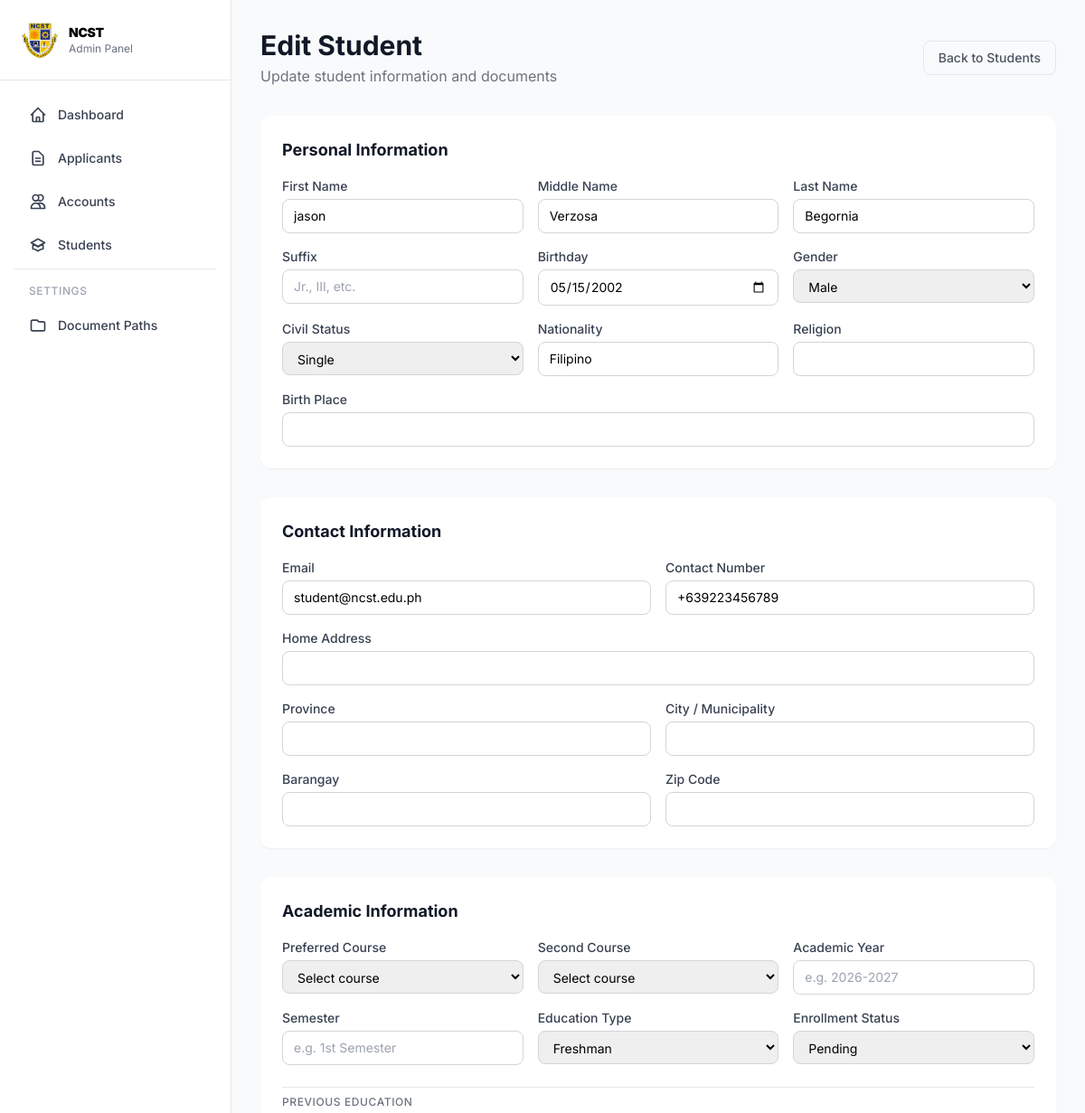
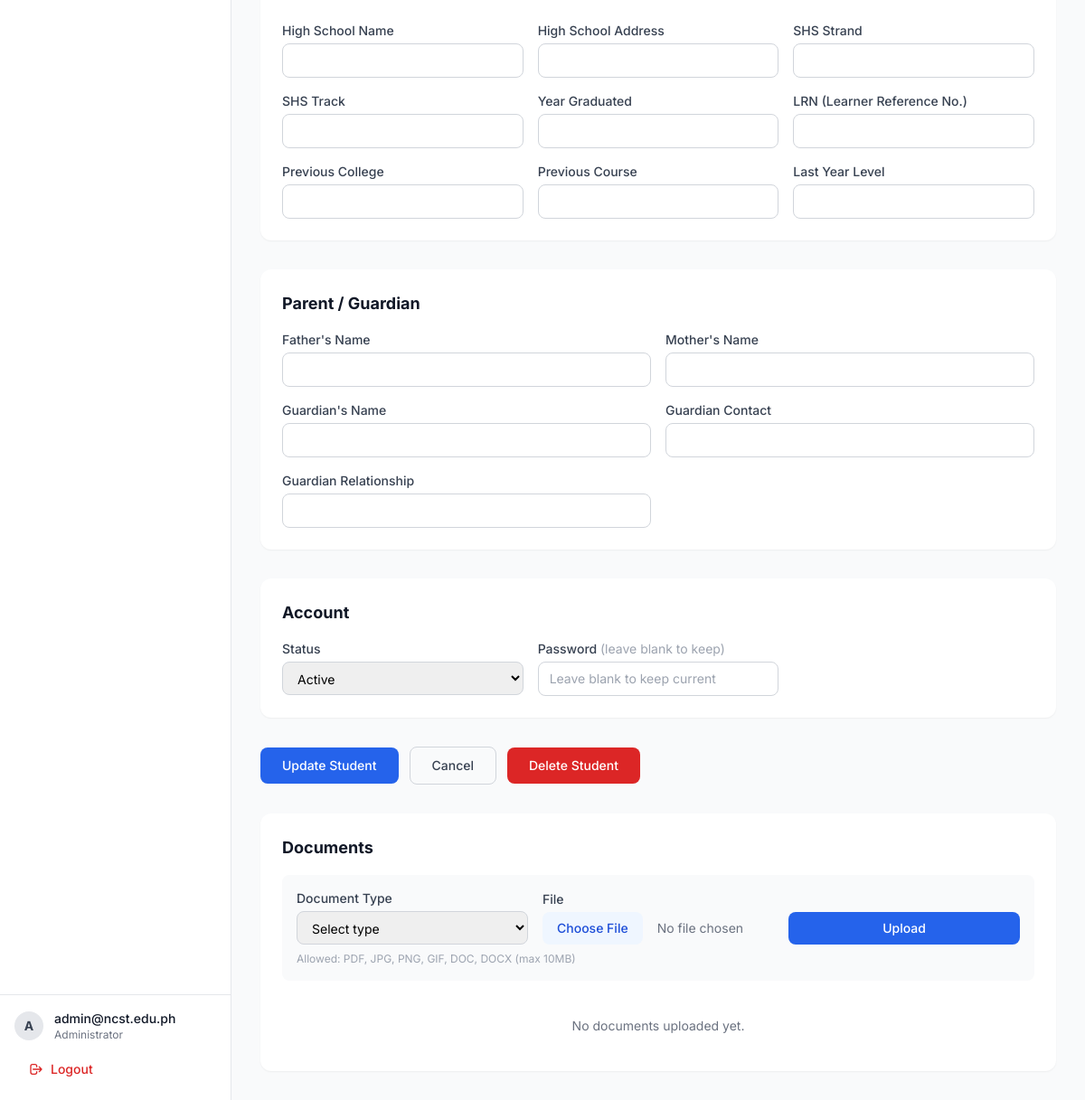
The page /src/view/admin/managestudent.php?id=2 (signed in) on the database its author committed (2 pictures, top to bottom).
### tables this page shows
CREATE TABLE `users` (
  `id` int(11) NOT NULL,
  `first_name` varchar(100) NOT NULL,
  `middle_name` varchar(100) DEFAULT NULL,
  `last_name` varchar(100) NOT NULL,
  `suffix` varchar(20) DEFAULT NULL,
  `birthday` date NOT NULL,
  `age` int(3) DEFAULT NULL,
  `gender` enum('Male','Female','Other') NOT NULL,
  `civil_status` enum('Single','Married','Widowed','Separated','Annulled') DEFAULT 'Single',
  `nationality` varchar(100) DEFAULT 'Filipino',
  `religion` varchar(100) DEFAULT NULL,
  `birth_place` varchar(255) DEFAULT NULL,
  `email` varchar(150) NOT NULL,
  `contact_number` varchar(20) NOT NULL,
  `home_address` varchar(255) DEFAULT NULL,
  `province` varchar(100) DEFAULT NULL,
  `city` varchar(100) DEFAULT NULL,
  `barangay` varchar(100) DEFAULT NULL,
  `zip_code` varchar(10) DEFAULT NULL,
  `password` varchar(255) NOT NULL,
  `role` enum('admin','staff','student','registrar') NOT NULL DEFAULT 'student',
  `status` enum('active','inactive','pending','approved','rejected') NOT NULL DEFAULT 'pending',
  `deleted_at` date DEFAULT NULL,
  `created_by` int(11) DEFAULT NULL,
  `created_at` timestamp NOT NULL DEFAULT current_timestamp(),
  `updated_at` timestamp NOT NULL DEFAULT current_timestamp() ON UPDATE current_timestamp()
);

CREATE TABLE `students` (
  `id` int(11) NOT NULL,
  `user_id` int(11) NOT NULL,
  `father_name` varchar(255) DEFAULT NULL,
  `mother_name` varchar(255) DEFAULT NULL,
  `guardian_name` varchar(255) DEFAULT NULL,
  `guardian_contact` varchar(20) DEFAULT NULL,
  `guardian_relationship` varchar(50) DEFAULT NULL,
  `education_type` enum('freshman','transferee','shiftee') DEFAULT 'freshman',
  `highschool_name` varchar(255) DEFAULT NULL,
  `highschool_address` varchar(255) DEFAULT NULL,
  `shs_strand` varchar(100) DEFAULT NULL,
  `shs_track` varchar(100) DEFAULT NULL,
  `year_graduated` varchar(20) DEFAULT NULL,
  `lrn` varchar(20) DEFAULT NULL,
  `previous_college` varchar(255) DEFAULT NULL,
  `previous_course` varchar(100) DEFAULT NULL,
  `last_year_level` varchar(20) DEFAULT NULL,
  `preferred_course` varchar(100) DEFAULT NULL,
  `second_course` varchar(100) DEFAULT NULL,
  `semester` varchar(50) DEFAULT NULL,
  `academic_year` varchar(20) DEFAULT NULL,
  `enrollment_status` enum('pending','enrolled','not_enrolled','graduated','dropped') DEFAULT 'pending',
  `created_at` timestamp NOT NULL DEFAULT current_timestamp(),
  `updated_at` timestamp NOT NULL DEFAULT current_timestamp() ON UPDATE current_timestamp()
);

### src/view/admin/managestudent.php (the view, shortened to what the rows shown need)
<?php
require_once __DIR__ . '/sidebar.php';
$edit_id = isset($_GET['id']) ? (int) $_GET['id'] : 0;
$is_edit = $edit_id > 0;
$errors = [];
$old = [];
$user = [];
$student = [];
if ($is_edit) {
    try {
        $stmt = $pdo->prepare("SELECT * FROM users WHERE id = ? AND role = 'student'");
        $stmt->execute([$edit_id]);
        $user = $stmt->fetch();
        $stmt = $pdo->prepare("SELECT * FROM students WHERE user_id = ?");
        $stmt->execute([$edit_id]);
        $student = $stmt->fetch() ?: [];
    } catch (PDOException $e) {
        $errors[] = 'Database error: ' . $e->getMessage();
    }
}
?>
<div class="mb-8 flex items-center justify-between">
    <div>
        <h1 class="text-3xl font-bold text-gray-900"><?= $is_edit ? 'Edit Student' : 'New Student' ?></h1>
    </div>
</div>
<form method="POST" action="" enctype="multipart/form-data" class="space-y-8">
    <div class="bg-white rounded-xl shadow-sm p-6">
        <h2 class="text-lg font-bold text-gray-900 mb-4">Personal Information</h2>
        <div class="grid grid-cols-1 md:grid-cols-2 lg:grid-cols-3 gap-4">
            <div>
                <label class="block text-sm font-medium text-gray-700 mb-1">First Name</label>
                <input type="text" name="first_name" value="<?= htmlspecialchars($old['first_name'] ?? $user['first_name'] ?? '') ?>" required
                    class="w-full px-3 py-2 border border-gray-300 rounded-lg text-sm focus:border-blue-600 focus:ring-1 focus:ring-blue-600 outline-none">
            </div>
            <div>
                <label class="block text-sm font-medium text-gray-700 mb-1">Middle Name</label>
                <input type="text" name="middle_name" value="<?= htmlspecialchars($old['middle_name'] ?? $user['middle_name'] ?? '') ?>"
                    class="w-full px-3 py-2 border border-gray-300 rounded-lg text-sm focus:border-blue-600 focus:ring-1 focus:ring-blue-600 outline-none">
            </div>
            <div>
                <label class="block text-sm font-medium text-gray-700 mb-1">Last Name</label>
                <input type="text" name="last_name" value="<?= htmlspecialchars($old['last_name'] ?? $user['last_name'] ?? '') ?>" required
                    class="w-full px-3 py-2 border border-gray-300 rounded-lg text-sm focus:border-blue-600 focus:ring-1 focus:ring-blue-600 outline-none">
            </div>
            <div>
                <label class="block text-sm font-medium text-gray-700 mb-1">Birthday</label>
                <input type="date" name="birthday" value="<?= htmlspecialchars($old['birthday'] ?? $user['birthday'] ?? '') ?>" required
                    class="w-full px-3 py-2 border border-gray-300 rounded-lg text-sm focus:border-blue-600 focus:ring-1 focus:ring-blue-600 outline-none">
            </div>
            <div>
                <label class="block text-sm font-medium text-gray-700 mb-1">Gender</label>
                <select name="gender" required
                    class="w-full px-3 py-2 border border-gray-300 rounded-lg text-sm focus:border-blue-600 focus:ring-1 focus:ring-blue-600 outline-none">
                    <?php foreach (['Male', 'Female', 'Other'] as $g): ?>
                        <option value="<?= $g ?>" <?= (($old['gender'] ?? $user['gender'] ?? '') === $g) ? 'selected' : '' ?>><?= $g ?></option>
                    <?php endforeach; ?>
                </select>
            </div>
            <div>
                <label class="block text-sm font-medium text-gray-700 mb-1">Civil Status</label>
                <select name="civil_status"
                    class="w-full px-3 py-2 border border-gray-300 rounded-lg text-sm focus:border-blue-600 focus:ring-1 focus:ring-blue-600 outline-none">
                    <?php foreach (['Single', 'Married', 'Widowed', 'Separated', 'Annulled'] as $cs): ?>
                        <option value="<?= $cs ?>" <?= (($old['civil_status'] ?? $user['civil_status'] ?? 'Single') === $cs) ? 'selected' : '' ?>><?= $cs ?></option>
                    <?php endforeach; ?>
                </select>
            </div>
            <div>
                <label class="block text-sm font-medium text-gray-700 mb-1">Nationality</label>
                <input type="text" name="nationality" value="<?= htmlspecialchars($old['nationality'] ?? $user['nationality'] ?? 'Filipino') ?>"
                    class="w-full px-3 py-2 border border-gray-300 rounded-lg text-sm focus:border-blue-600 focus:ring-1 focus:ring-blue-600 outline-none">
            </div>
        </div>
    </div>
    <div class="bg-white rounded-xl shadow-sm p-6">
        <h2 class="text-lg font-bold text-gray-900 mb-4">Contact Information</h2>
        <div class="grid grid-cols-1 md:grid-cols-2 gap-4">
            <div>
                <label class="block text-sm font-medium text-gray-700 mb-1">Email</label>
                <input type="email" name="email" value="<?= htmlspecialchars($old['email'] ?? $user['email'] ?? '') ?>" required
                    class="w-full px-3 py-2 border border-gray-300 rounded-lg text-sm focus:border-blue-600 focus:ring-1 focus:ring-blue-600 outline-none">
            </div>
            <div>
                <label class="block text-sm font-medium text-gray-700 mb-1">Contact Number</label>
                <input type="text" name="contact_number" value="<?= htmlspecialchars($old['contact_number'] ?? $user['contact_number'] ?? '') ?>" required
                    class="w-full px-3 py-2 border border-gray-300 rounded-lg text-sm focus:border-blue-600 focus:ring-1 focus:ring-blue-600 outline-none">
            </div>
        </div>
    </div>
    <div class="bg-white rounded-xl shadow-sm p-6">
        <h2 class="text-lg font-bold text-gray-900 mb-4">Academic Information</h2>
        <div class="grid grid-cols-1 md:grid-cols-2 lg:grid-cols-3 gap-4">
            <div>
                <label class="block text-sm font-medium text-gray-700 mb-1">Education Type</label>
                <select name="education_type"
                    class="w-full px-3 py-2 border border-gray-300 rounded-lg text-sm focus:border-blue-600 focus:ring-1 focus:ring-blue-600 outline-none">
                    <?php foreach (['freshman', 'transferee', 'shiftee'] as $et): ?>
                        <option value="<?= $et ?>" <?= (($old['education_type'] ?? $student['education_type'] ?? 'freshman') === $et) ? 'selected' : '' ?>><?= ucfirst($et) ?></option>
                    <?php endforeach; ?>
                </select>
            </div>
            <div>
                <label class="block text-sm font-medium text-gray-700 mb-1">Enrollment Status</label>
                <select name="enrollment_status"
                    class="w-full px-3 py-2 border border-gray-300 rounded-lg text-sm focus:border-blue-600 focus:ring-1 focus:ring-blue-600 outline-none">
                    <?php foreach (['pending', 'enrolled', 'not_enrolled', 'graduated', 'dropped'] as $es): ?>
                        <option value="<?= $es ?>" <?= (($old['enrollment_status'] ?? $student['enrollment_status'] ?? 'pending') === $es) ? 'selected' : '' ?>><?= ucfirst(str_replace('_', ' ', $es)) ?></option>
                    <?php endforeach; ?>
                </select>
            </div>
        </div>
    </div>
    <div class="bg-white rounded-xl shadow-sm p-6">
        <h2 class="text-lg font-bold text-gray-900 mb-4">Parent / Guardian</h2>
    </div>
    <div class="bg-white rounded-xl shadow-sm p-6">
        <h2 class="text-lg font-bold text-gray-900 mb-4">Account</h2>
        <div class="grid grid-cols-1 md:grid-cols-3 gap-4">
            <div>
                <label class="block text-sm font-medium text-gray-700 mb-1">Status</label>
                <select name="status"
                    class="w-full px-3 py-2 border border-gray-300 rounded-lg text-sm focus:border-blue-600 focus:ring-1 focus:ring-blue-600 outline-none">
                    <?php foreach (['active', 'inactive', 'pending'] as $st): ?>
                        <option value="<?= $st ?>" <?= (($old['status'] ?? $user['status'] ?? 'active') === $st) ? 'selected' : '' ?>><?= ucfirst($st) ?></option>
                    <?php endforeach; ?>
                </select>
            </div>
        </div>
    </div>
</form>
<?php if ($is_edit): ?>
<div class="mt-8 bg-white rounded-xl shadow-sm p-6">
    <h2 class="text-lg font-bold text-gray-900 mb-4">Documents</h2>
</div>
<?php endif; ?>
</main>
</div>
</body>
</html>

### rows shown on the page
users: first_name "jason", middle_name "Verzosa", last_name "Begornia", birthday "05/15/2002", gender "Male", civil_status "Single", nationality "Filipino", email "student@ncst.edu.ph", contact_number "+639223456789", status "Active"
students: education_type "Freshman", enrollment_status "Pending"

### other values the page prints
substr($_SESSION['email'] ?? 'A', 0, 1) "A"
$_SESSION['email'] "admin@ncst.edu.ph"
